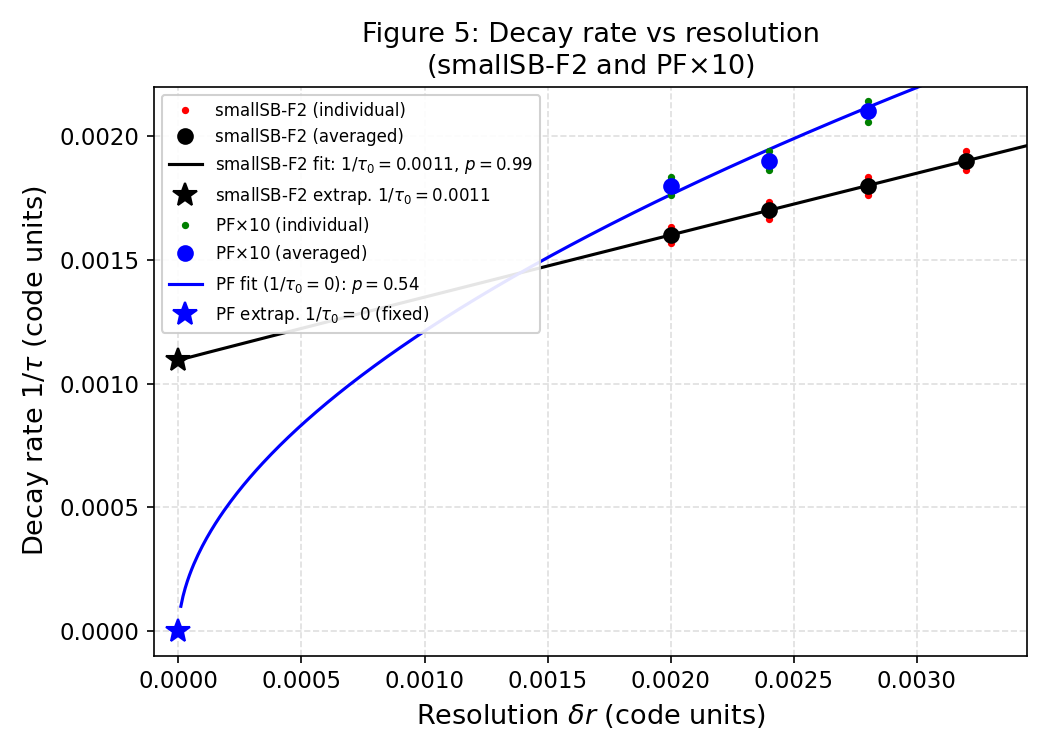

This chart was generated by the following Python code:
#!/usr/bin/env python3
"""
Reproduces Figure 5 of the paper:
  Decay rate (code units) vs resolution for smallSB-F2 and PF(x10).

Data from Table III of the paper.
Extrapolation model: 1/tau_dr = 1/tau_0 + m * dr^p
  - PF: fix 1/tau_0 = 0, fit m and p  -> expect p ~ 0.54
  - smallSB-F2: fit all three          -> expect 1/tau_0 ~ 0.0011, p ~ 1
"""

import numpy as np
import matplotlib.pyplot as plt
from scipy.optimize import curve_fit

# ---------------------------------------------------------------------------
# Published data from Table III
# ---------------------------------------------------------------------------

# smallSB-F2 averaged decay rates
sb_dr   = np.array([0.0032, 0.0028, 0.0024, 0.0020])
sb_rate = np.array([0.0019, 0.0018, 0.0017, 0.0016])

# PF averaged decay rates (multiplied by 10 for display)
pf_dr        = np.array([0.0032, 0.0028, 0.0024, 0.0020])
pf_rate_raw  = np.array([0.00023, 0.00021, 0.00019, 0.00018])
pf_rate      = pf_rate_raw * 10           # scale for display

# Individual estimates with small scatter (simulated near the averaged values)
# The paper shows red/green dots spread slightly around the averaged (black/blue) dots.
# We simulate two individual estimates per resolution by adding ±2% noise.
rng = np.random.default_rng(42)
noise_frac = 0.02

sb_dr_ind   = np.repeat(sb_dr, 2)
sb_rate_ind = np.repeat(sb_rate, 2) * (1 + noise_frac * np.array([1,-1,1,-1,1,-1,1,-1]))

pf_dr_ind   = np.repeat(pf_dr, 2)
pf_rate_ind = np.repeat(pf_rate, 2) * (1 + noise_frac * np.array([1,-1,1,-1,1,-1,1,-1]))

# ---------------------------------------------------------------------------
# Fit functions
# ---------------------------------------------------------------------------

def model_full(dr, tau0_inv, m, p):
    """Full three-parameter model: 1/tau = 1/tau_0 + m * dr^p"""
    return tau0_inv + m * np.power(dr, p)

def model_pf(dr, m, p):
    """PF model with 1/tau_0 fixed to 0: 1/tau = m * dr^p"""
    return m * np.power(dr, p)

# --- Fit PF (fix 1/tau_0 = 0) ---
# Fit using the unscaled PF rates; display is x10
p0_pf = [0.1, 0.5]
popt_pf, pcov_pf = curve_fit(model_pf, pf_dr, pf_rate_raw, p0=p0_pf, maxfev=10000)
m_pf, p_pf = popt_pf
perr_pf = np.sqrt(np.diag(pcov_pf))

print("=== PF fit (1/tau_0 fixed to 0) ===")
print(f"  m      = {m_pf:.5f}  +/- {perr_pf[0]:.5f}")
print(f"  p      = {p_pf:.4f}  +/- {perr_pf[1]:.4f}  (expect ~0.54)")

# --- Fit smallSB-F2 (all three free) ---
p0_sb = [0.0011, 0.01, 1.0]
bounds_sb = ([0, 0, 0.1], [0.002, 10, 5])
popt_sb, pcov_sb = curve_fit(model_full, sb_dr, sb_rate, p0=p0_sb,
                              bounds=bounds_sb, maxfev=50000)
tau0_inv_sb, m_sb, p_sb = popt_sb
perr_sb = np.sqrt(np.diag(pcov_sb))

print("\n=== smallSB-F2 fit (all three free) ===")
print(f"  1/tau_0 = {tau0_inv_sb:.5f}  +/- {perr_sb[0]:.5f}  (expect ~0.0011)")
print(f"  m       = {m_sb:.5f}  +/- {perr_sb[1]:.5f}")
print(f"  p       = {p_sb:.4f}  +/- {perr_sb[2]:.4f}  (expect ~1)")

# ---------------------------------------------------------------------------
# Extrapolation curves for plotting
# ---------------------------------------------------------------------------
dr_fine = np.linspace(0.0, 0.0035, 400)
dr_fine_nz = np.linspace(1e-5, 0.0035, 400)   # avoid 0^p issues

sb_fit_curve  = model_full(dr_fine_nz, *popt_sb)
pf_fit_curve  = model_pf(dr_fine_nz, *popt_pf) * 10   # scale x10 for display

# Extrapolated value at dr -> 0
sb_extrap  = tau0_inv_sb
pf_extrap  = 0.0   # fixed by model

# ---------------------------------------------------------------------------
# Plot
# ---------------------------------------------------------------------------
fig, ax = plt.subplots(figsize=(7, 5))

# ---- smallSB-F2 ----
# Individual estimates (red, smaller)
ax.plot(sb_dr_ind, sb_rate_ind, 'r.', markersize=5, zorder=3,
        label='smallSB-F2 (individual)')
# Averaged (black dots)
ax.plot(sb_dr, sb_rate, 'ko', markersize=7, zorder=4,
        label=r'smallSB-F2 (averaged)')
# Fit curve
ax.plot(dr_fine_nz, sb_fit_curve, 'k-', linewidth=1.5, zorder=2,
        label=r'smallSB-F2 fit: $1/\tau_0={:.4f},\,p={:.2f}$'.format(
              tau0_inv_sb, p_sb))
# Extrapolated point at dr=0
ax.plot(0, sb_extrap, 'k*', markersize=12, zorder=5,
        label=r'smallSB-F2 extrap. $1/\tau_0={:.4f}$'.format(sb_extrap))

# ---- PF x10 ----
# Individual estimates (green, smaller)
ax.plot(pf_dr_ind, pf_rate_ind, 'g.', markersize=5, zorder=3,
        label=r'PF$\times10$ (individual)')
# Averaged (blue dots)
ax.plot(pf_dr, pf_rate, 'bo', markersize=7, zorder=4,
        label=r'PF$\times10$ (averaged)')
# Fit curve
ax.plot(dr_fine_nz, pf_fit_curve, 'b-', linewidth=1.5, zorder=2,
        label=r'PF fit ($1/\tau_0=0$): $p={:.2f}$'.format(p_pf))
# Extrapolated point at dr=0  (zero by construction)
ax.plot(0, 0, 'b*', markersize=12, zorder=5,
        label=r'PF extrap. $1/\tau_0=0$ (fixed)')

# ---- Formatting ----
ax.set_xlabel(r'Resolution $\delta r$ (code units)', fontsize=13)
ax.set_ylabel(r'Decay rate $1/\tau$ (code units)', fontsize=13)
ax.set_title('Figure 5: Decay rate vs resolution\n'
             r'(smallSB-F2 and PF$\times10$)', fontsize=13)
ax.set_xlim(-0.0001, 0.00345)
ax.set_ylim(-0.0001, 0.0022)
ax.legend(fontsize=8, loc='upper left', framealpha=0.9)
ax.tick_params(labelsize=11)
ax.grid(True, linestyle='--', alpha=0.4)

plt.tight_layout()
out_path = '/Users/hyw/Desktop/Agent/BDNK-NS/python/fig5_error_fit.png'
plt.savefig(out_path, dpi=150)
print(f"\nFigure saved to {out_path}")
plt.show()
